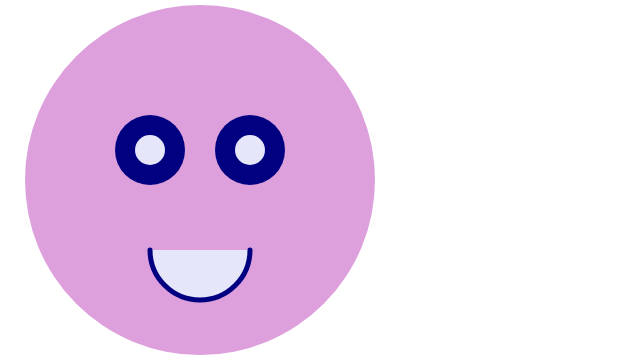
Frame 1 (no input)
Frame 60 (no input): identical to frame 1, image omitted
Frame 120 (the mouse pressed at the canvas centre since frame 60): identical to frame 1, image omitted

The p5.js sketch that drew this single still picture (run headless with seeded random() and noise() and a simulated clock; from frame 60 on, the mouse is pressed at the canvas centre):

// p5.js sketch
// ── sketch.js
// self portrait 
 
	function setup() {
	createCanvas(640, 360);
}

function draw() {
	background("white");
	noStroke();
	
	// face
	fill("plum");
	ellipse(200, 180, 350, 350);
	
	// eyes
	fill("navy");
	strokeWeight(5);
	ellipse(150, 150, 70, 70);
	ellipse(250, 150, 70, 70);
	fill("lavender");
	arc(200, 250, 100, 100, 0, PI)
	
	// pupils
	fill("lavender");
	ellipse(150, 150, 30, 30);
	ellipse(250, 150, 30, 30);

	// mouth
	stroke("navy");
	noFill()
	strokeWeight(5);
	arc(200, 250, 100, 100, 0, PI)



}
